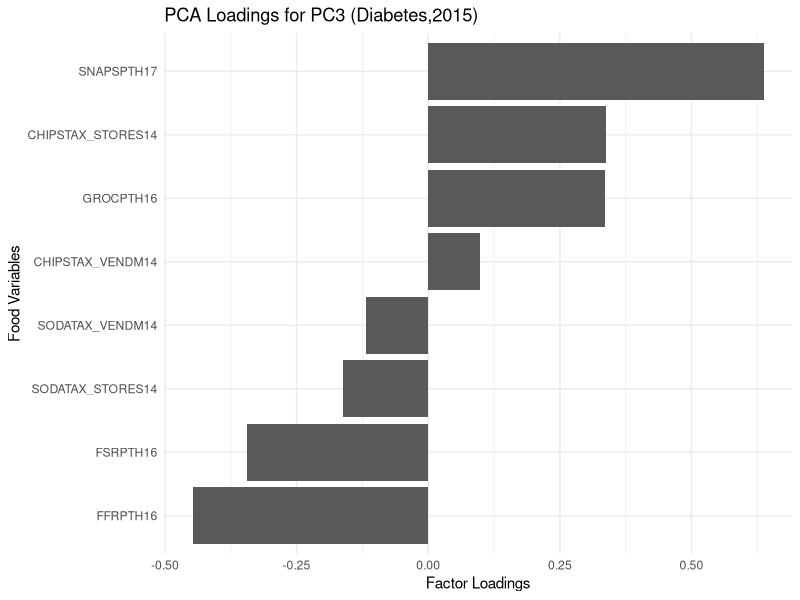
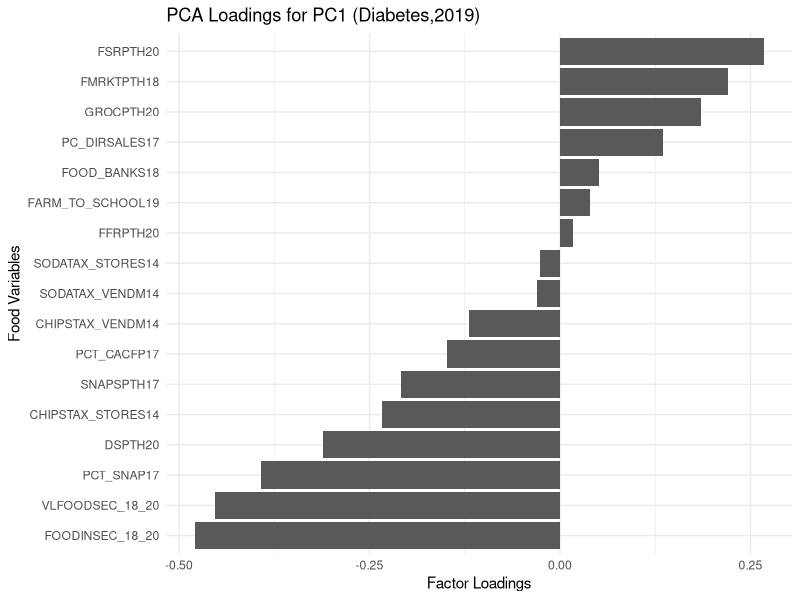
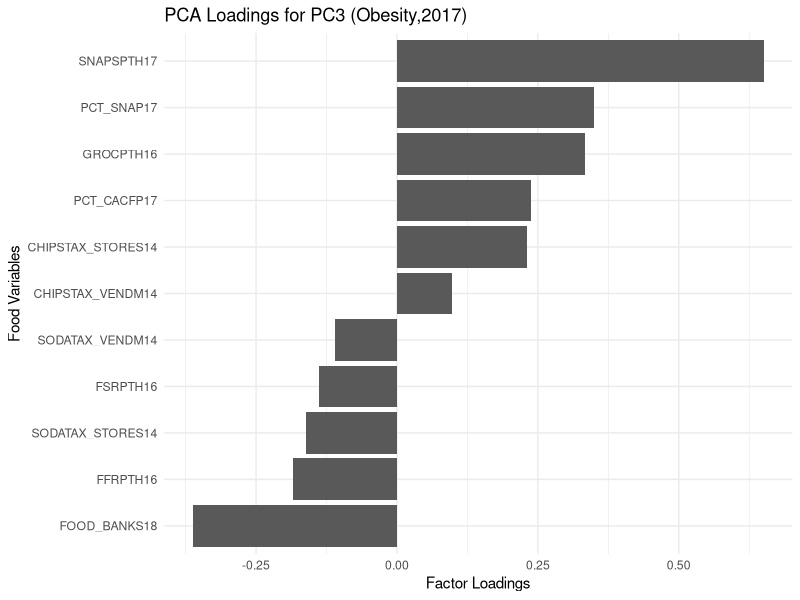
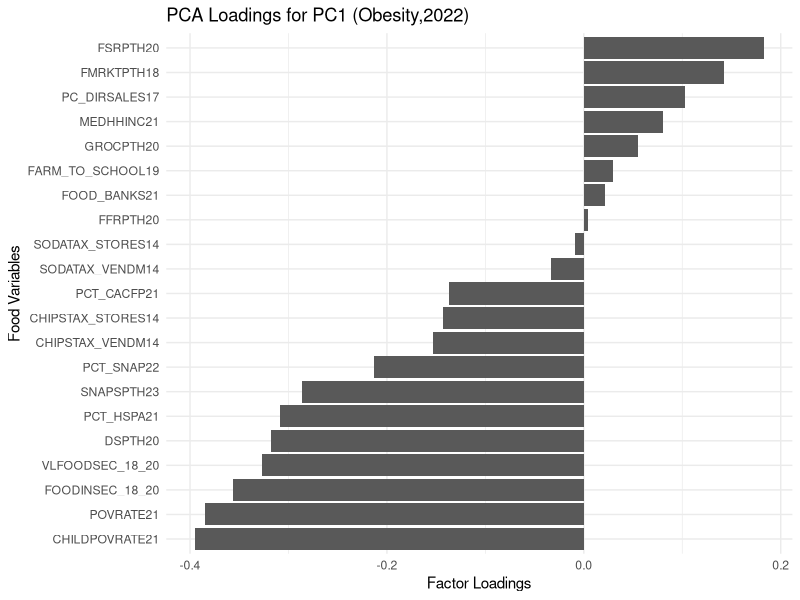

These charts were generated, in order, by the following R code:
library(dplyr)
library(ggplot2)
library(car)
library(knitr)
library(tidyverse)
library(broom)
library(reshape2)
library(pheatmap)
library(readr)
library(psych)
install.packages('psych')
food_data = read.csv('food_data.csv')

### Data cleaning ###
# transform value which is -9999 and -8888 into NA
food_data[food_data == -9999 | food_data == -8888 ] <- NA


### Multi-linear Regression ###
# standardization
var_scale = c('RECFACPTH20','FFRPTH16','FFRPTH20','FSRPTH16','FSRPTH20','PCT_CACFP17','PCT_CACFP21','GROCPTH16','GROCPTH20',
              'SUPERCPTH16','SUPERCPTH20','SPECSPTH16','SPECSPTH20','DSPTH20','SNAPSPTH17','SNAPSPTH23','FMRKTPTH18')
for (i in var_scale){
  food_data[i] <- scale(food_data[i])
} 
food_data$MEDHHINC21 = log(food_data$MEDHHINC21)  # log

## Diabetes2015 ##
#FOODSTORES15
dia_15_foodstores <- lm(PCT_DIABETES_ADULTS15 ~ GROCPTH16 + SUPERCPTH16 + SPECSPTH16 + SNAPSPTH17, data = food_data, na.action = na.omit )
summary(dia_15_foodstores)
vif(dia_15_foodstores)
tidy_dia_15_foodstores <- tidy(dia_15_foodstores) |>
  rename(
    Variable = term,
    Estimate = estimate,
    'Std. Error' = std.error,
    't value' = statistic,
    'Pr(>|t|)' = p.value)
tidy_dia_15_foodstores

#RESTAURANTS15
dia_15_restaurant <- lm(PCT_DIABETES_ADULTS15 ~ FFRPTH16 + FSRPTH16, data = food_data, na.action = na.omit )
summary(dia_15_restaurant)
vif(dia_15_restaurant)
tidy_dia_15_restaurant <- tidy(dia_15_restaurant) |>
  rename(
    Variable = term,
    Estimate = estimate,
    'Std. Error' = std.error,
    't value' = statistic,
    'Pr(>|t|)' = p.value) 
tidy_dia_15_restaurant

#TAXES15
dia_15_taxes <- lm(PCT_DIABETES_ADULTS15 ~ SODATAX_STORES14 + SODATAX_VENDM14 + CHIPSTAX_STORES14 + CHIPSTAX_VENDM14, data = food_data, na.action = na.omit )
summary(dia_15_taxes)
tidy_dia_15_taxes <- tidy(dia_15_taxes) |>
  rename(
    Variable = term,
    Estimate = estimate,
    'Std. Error' = std.error,
    't value' = statistic,
    'Pr(>|t|)' = p.value) 
tidy_dia_15_taxes

#All 2015
dia_15 <- lm( PCT_DIABETES_ADULTS15 ~ GROCPTH16 + SUPERCPTH16 + SPECSPTH16 + SNAPSPTH17 + FFRPTH16 + FSRPTH16, data = food_data, na.action = na.omit )
summary(dia_15)
vif(dia_15)
tidy_dia_15 <- tidy(dia_15) |>
  rename(
    Variable = term,
    Estimate = estimate,
    'Std. Error' = std.error,
    't value' = statistic,
    'Pr(>|t|)' = p.value) 
tidy_dia_15

## Diabetes2019 ##
#FOODSTORES19
dia_19_foodstores <- lm(PCT_DIABETES_ADULTS19 ~ GROCPTH20 + SUPERCPTH20 + SPECSPTH20 + SNAPSPTH17 + DSPTH20, data = food_data, na.action = na.omit )
summary(dia_19_foodstores)
vif(dia_19_foodstores)
tidy_dia_19_foodstores <- tidy(dia_19_foodstores) |>
  rename(
    Variable = term,
    Estimate = estimate,
    'Std. Error' = std.error,
    't value' = statistic,
    'Pr(>|t|)' = p.value) 
tidy_dia_19_foodstores

#RESTAURANTS19
dia_19_restaurant <- lm(PCT_DIABETES_ADULTS19 ~ FFRPTH20 + FSRPTH20, data = food_data, na.action = na.omit )
summary(dia_19_restaurant)
vif(dia_19_restaurant)
tidy_dia_19_restaurant <- tidy(dia_19_restaurant) |>
  rename(
    Variable = term,
    Estimate = estimate,
    'Std. Error' = std.error,
    't value' = statistic,
    'Pr(>|t|)' = p.value) 
tidy_dia_19_restaurant

#ASSISTANCE19
dia_19_assistance <- lm(PCT_DIABETES_ADULTS19 ~ PCT_SNAP17 + PCT_CACFP17 + FOOD_BANKS18, data = food_data, na.action = na.omit )
summary(dia_19_assistance)
vif(dia_19_assistance)
tidy_dia_19_assistance <- tidy(dia_19_assistance) |>
  rename(
    Variable = term,
    Estimate = estimate,
    'Std. Error' = std.error,
    't value' = statistic,
    'Pr(>|t|)' = p.value) 
tidy_dia_19_assistance

#INSECURITY19
dia_19_insecurity <- lm(PCT_DIABETES_ADULTS19 ~ FOODINSEC_18_20 + VLFOODSEC_18_20, data = food_data, na.action = na.omit )
summary(dia_19_insecurity)
vif(dia_19_insecurity)
tidy_dia_19_insecurity <- tidy(dia_19_insecurity) |>
  rename(
    Variable = term,
    Estimate = estimate,
    'Std. Error' = std.error,
    't value' = statistic,
    'Pr(>|t|)' = p.value) 
tidy_dia_19_insecurity

#TAXES19
dia_19_taxes <- lm(PCT_DIABETES_ADULTS19 ~ SODATAX_STORES14 + SODATAX_VENDM14 + CHIPSTAX_STORES14 + CHIPSTAX_VENDM14, data = food_data, na.action = na.omit )
summary(dia_19_taxes)
vif(dia_19_taxes)
tidy_dia_19_taxes <- tidy(dia_19_taxes) |>
  rename(
    Variable = term,
    Estimate = estimate,
    'Std. Error' = std.error,
    't value' = statistic,
    'Pr(>|t|)' = p.value) 
tidy_dia_19_taxes

#LOCAL19
dia_19_local <- lm(PCT_DIABETES_ADULTS19 ~ PC_DIRSALES17 + FMRKTPTH18 + FARM_TO_SCHOOL19, data = food_data, na.action = na.omit )
summary(dia_19_local)
vif(dia_19_local)
tidy_dia_19_local <- tidy(dia_19_local) |>
  rename(
    Variable = term,
    Estimate = estimate,
    'Std. Error' = std.error,
    't value' = statistic,
    'Pr(>|t|)' = p.value) 
tidy_dia_19_local

#HEALTH19
dia_19_health <- lm(PCT_DIABETES_ADULTS19 ~ RECFACPTH20, data = food_data, na.action = na.omit )
summary(dia_19_health)
tidy_dia_19_health <- tidy(dia_19_health) |>
  rename(
    Variable = term,
    Estimate = estimate,
    'Std. Error' = std.error,
    't value' = statistic,
    'Pr(>|t|)' = p.value) 
tidy_dia_19_health

#All 2019
dia_19 <- lm(PCT_DIABETES_ADULTS19 ~ GROCPTH20 + SUPERCPTH20 + 
    SPECSPTH20 + SNAPSPTH17 + DSPTH20 + FFRPTH20 + FSRPTH20 +
    PCT_SNAP17 + PCT_CACFP17 + FOOD_BANKS18 + PC_DIRSALES17 + 
    FMRKTPTH18 + FARM_TO_SCHOOL19 + RECFACPTH20,
    data = food_data, na.action = na.omit )
summary(dia_19)
vif(dia_19 )
tidy_dia_19 <- tidy(dia_19) |>
  rename(
    Variable = term,
    Estimate = estimate,
    'Std. Error' = std.error,
    't value' = statistic,
    'Pr(>|t|)' = p.value
  ) 
tidy_dia_19


## Obesity 2017 ##
#FOODSTORES17
obese_17_foodstores = lm(PCT_OBESE_ADULTS17 ~ GROCPTH16 + SUPERCPTH16 + SPECSPTH16 + SNAPSPTH17  , data = food_data, na.action = na.omit)
summary(obese_17_foodstores)
vif(obese_17_foodstores)  # check multicollinearity
tidy_obese_17_foodstores <- tidy(obese_17_foodstores) |>
  rename(
    Variable = term,
    Estimate = estimate,
    'Std. Error' = std.error,
    't value' = statistic,
    'Pr(>|t|)' = p.value) 
tidy_obese_17_foodstores

#RESTAURANTS17
obese_17_restaurant = lm(PCT_OBESE_ADULTS17~ FFRPTH16 + FSRPTH16, data = food_data, na.action = na.omit)
summary(obese_17_restaurant)
vif(obese_17_restaurant)  # check multicollinearity
tidy_obese_17_restaurant <- tidy(obese_17_restaurant) |>
  rename(
    Variable = term,
    Estimate = estimate,
    'Std. Error' = std.error,
    't value' = statistic,
    'Pr(>|t|)' = p.value)
tidy_obese_17_restaurant

#ASSISTANCE 2017
obese_17_assistance = lm(PCT_OBESE_ADULTS17 ~ PCT_CACFP17 + PCT_SNAP17 + FOOD_BANKS18, data = food_data, na.action = na.omit)
summary(obese_17_assistance)
vif(obese_17_assistance)  # check multicollinearity
tidy_obese_17_assistance <- tidy(obese_17_assistance) |>
  rename(
    Variable = term,
    Estimate = estimate,
    'Std. Error' = std.error,
    't value' = statistic,
    'Pr(>|t|)' = p.value)
tidy_obese_17_assistance

#TAXES17
obese_17_taxes = lm(PCT_OBESE_ADULTS17 ~ SODATAX_STORES14 + SODATAX_VENDM14 + CHIPSTAX_STORES14 + CHIPSTAX_VENDM14, data = food_data, na.action = na.omit)
summary(obese_17_taxes)
vif(obese_17_taxes)  # check multicollinearity
tidy_obese_17_taxes <- tidy(obese_17_taxes) |>
  rename(
    Variable = term,
    Estimate = estimate,
    'Std. Error' = std.error,
    't value' = statistic,
    'Pr(>|t|)' = p.value)
tidy_obese_17_taxes

## All 2017
obese_17 = lm(PCT_OBESE_ADULTS17 ~ GROCPTH16 + SUPERCPTH16 + SPECSPTH16 + SNAPSPTH17 + PCT_CACFP17 + FOOD_BANKS18 ,data = food_data, na.action = na.omit)
summary(obese_17)
vif(obese_17) # check multicollinearity
tidy_obese_17 <- tidy(obese_17) |>
  rename(
    Variable = term,
    Estimate = estimate,
    'Std. Error' = std.error,
    't value' = statistic,
    'Pr(>|t|)' = p.value)
tidy_obese_17

## Obesity 2022 ##
#FOODSTORES22
obese_22_foodstores = lm(PCT_OBESE_ADULTS22 ~ GROCPTH20 + SUPERCPTH20 + SPECSPTH20 + SNAPSPTH23 + DSPTH20  , data = food_data, na.action = na.omit)
summary(obese_22_foodstores)
vif(obese_22_foodstores) # check multicollinearity
tidy_obese_22_foodstores <- tidy(
  obese_22_foodstores,
  conf.int = TRUE,
  conf.level = 0.95) |>
  rename(
    Variable = term,
    Estimate = estimate,
    'Std. Error' = std.error,
    't value' = statistic,
    'Pr(>|t|)' = p.value,
    'Conf.Low' = conf.low,
    'Conf.High' = conf.high)
tidy_obese_22_foodstores 

#RESTAURANTS22
obese_22_restaurant = lm(PCT_OBESE_ADULTS22 ~ FFRPTH20 + FSRPTH20, data = food_data, na.action = na.omit)
summary(obese_22_restaurant)
vif(obese_22_restaurant)  # check multicollinearity
tidy_obese_22_restaurant <- tidy(obese_22_restaurant) |>
  rename(
    Variable = term,
    Estimate = estimate,
    'Std. Error' = std.error,
    't value' = statistic,
    'Pr(>|t|)' = p.value)
tidy_obese_22_restaurant

#ASSISTANCE 2022
obese_22_assistance = lm(PCT_OBESE_ADULTS22 ~ PCT_CACFP21 + PCT_SNAP22 + FOOD_BANKS21, data = food_data, na.action = na.omit)
summary(obese_22_assistance)
vif(obese_22_assistance)  # check multicollinearity
tidy_obese_22_assistance <- tidy(obese_22_assistance) |>
  rename(
    Variable = term,
    Estimate = estimate,
    'Std. Error' = std.error,
    't value' = statistic,
    'Pr(>|t|)' = p.value)
tidy_obese_22_assistance

#INSECURITY22
obese_22_insecurity = lm(PCT_OBESE_ADULTS22 ~ FOODINSEC_18_20 + VLFOODSEC_18_20, data = food_data, na.action = na.omit)
summary(obese_22_insecurity)
vif(obese_22_insecurity)  # check multicollinearity
tidy_obese_22_insecurity<- tidy(obese_22_insecurity) |>
  rename(
    Variable = term,
    Estimate = estimate,
    'Std. Error' = std.error,
    't value' = statistic,
    'Pr(>|t|)' = p.value)
tidy_obese_22_insecurity

#TAXES22
obese_22_taxes = lm(PCT_OBESE_ADULTS22 ~ SODATAX_STORES14 + SODATAX_VENDM14 + CHIPSTAX_STORES14 + CHIPSTAX_VENDM14, data = food_data, na.action = na.omit)
summary(obese_22_taxes)
vif(obese_22_taxes)  # check multicollinearity
tidy_obese_22_taxes <- tidy(obese_22_taxes) |>
  rename(
    Variable = term,
    Estimate = estimate,
    'Std. Error' = std.error,
    't value' = statistic,
    'Pr(>|t|)' = p.value)
tidy_obese_22_taxes

#LOCAL22
obese_22_local = lm(PCT_OBESE_ADULTS22 ~ PC_DIRSALES17 + FMRKTPTH18 + FARM_TO_SCHOOL19, data = food_data, na.action = na.omit)
summary(obese_22_local)
vif(obese_22_local )  # check multicollinearity
tidy_obese_22_local <- tidy(obese_22_local) |>
  rename(
    Variable = term,
    Estimate = estimate,
    'Std. Error' = std.error,
    't value' = statistic,
    'Pr(>|t|)' = p.value)
tidy_obese_22_local

#HEALTH22
obese_22_health = lm(PCT_OBESE_ADULTS22 ~ PCT_HSPA21 + RECFACPTH20, data = food_data, na.action = na.omit)
summary(obese_22_health)
vif(obese_22_health)  # check multicollinearity
tidy_obese_22_health <- tidy(obese_22_health) |>
  rename(
    Variable = term,
    Estimate = estimate,
    'Std. Error' = std.error,
    't value' = statistic,
    'Pr(>|t|)' = p.value)
tidy_obese_22_health

#SOCIOECONOMIC22
obese_22_socioeconomic = lm(PCT_OBESE_ADULTS22 ~ MEDHHINC21 + POVRATE21, data = food_data, na.action = na.omit)
summary(obese_22_socioeconomic)
vif(obese_22_socioeconomic) # check multicollinearity
tidy_obese_22_socioeconomic <- tidy(obese_22_socioeconomic) |>
  rename(
    Variable = term,
    Estimate = estimate,
    'Std. Error' = std.error,
    't value' = statistic,
    'Pr(>|t|)' = p.value)
tidy_obese_22_socioeconomic

#All 2022
obese_22 = lm(PCT_OBESE_ADULTS22 ~ GROCPTH20 + SUPERCPTH20 + SPECSPTH20 + SNAPSPTH23 + DSPTH20 + FFRPTH20 + FSRPTH20 + 
                VLFOODSEC_18_20 + SODATAX_STORES14 + CHIPSTAX_STORES14 + CHIPSTAX_VENDM14 + MEDHHINC21 + POVRATE21,
              data = food_data, na.action = na.omit)
summary(obese_22)
vif(obese_22) # check multicollinearity
tidy_obese_22 <- tidy(obese_22) |>
  rename(
    Variable = term,
    Estimate = estimate,
    'Std. Error' = std.error,
    't value' = statistic,
    'Pr(>|t|)' = p.value)
tidy_obese_22


### PCA ###
# all standardization
num_cols <- sapply(food_data, is.numeric)
food_data[num_cols] <- scale(food_data[num_cols])

## Diabetes 2015 ##
#PCA
pca_variable2015 <- c(
  "GROCPTH16", "SNAPSPTH17","FFRPTH16", "FSRPTH16", "SODATAX_STORES14", 
  "SODATAX_VENDM14", "CHIPSTAX_STORES14", "CHIPSTAX_VENDM14")
pca_data2015 <- food_data |>
  select(PCT_DIABETES_ADULTS15, all_of(pca_variable2015)) |>
  drop_na()
pca_result2015 <- prcomp(
  pca_data2015 |> select(all_of(pca_variable2015)), center = TRUE, scale. = TRUE)
summary(pca_result2015)

#PCA Regression 
pca_scores2015 <- as.data.frame(pca_result2015$x[, 1:4])
colnames(pca_scores2015) <- paste0("PC", 1:4)
reg15_df <- cbind(
  pca_data2015 |> select(PCT_DIABETES_ADULTS15),
  pca_scores2015
)
pcr_2015 <- lm(PCT_DIABETES_ADULTS15 ~ ., data = reg15_df)
summary(pcr_2015 )
tidy_pcr_2015  <- tidy(pcr_2015 ) |>
  rename(
    Variable = term,
    Estimate = estimate,
    'Std. Error' = std.error,
    't value' = statistic,
    'Pr(>|t|)' = p.value
  ) 
tidy_pcr_2015
sort((pca_result2015$rotation[, "PC3"]), decreasing = TRUE)

#Visualization PC3 in 2015
pca_result2015_rotation <- data.frame(
  Variable = rownames(pca_result2015$rotation),
  Loading = pca_result2015$rotation[, "PC3"]) |>
  arrange(desc(Loading))

ggplot(pca_result2015_rotation, aes(x = reorder(Variable,Loading),
                                    y = Loading)) + 
  geom_bar(stat = 'identity') + 
  coord_flip() +
  theme_minimal() +
  labs(x = 'Food Variables',
       y = 'Factor Loadings',
       title = 'PCA Loadings for PC3 (Diabetes,2015)')


## Diabetes 2019 ##
#PCA
pca_variable2019 <- c("GROCPTH20", "SNAPSPTH17", "DSPTH20", "FFRPTH20", "FSRPTH20",
  "PCT_SNAP17", "PCT_CACFP17", "FOOD_BANKS18", "FOODINSEC_18_20", "VLFOODSEC_18_20",
  "SODATAX_STORES14", "SODATAX_VENDM14", "CHIPSTAX_STORES14", "CHIPSTAX_VENDM14",
  "PC_DIRSALES17", "FMRKTPTH18", "FARM_TO_SCHOOL19")
pca_data2019 <- food_data |>
  select(PCT_DIABETES_ADULTS19, all_of(pca_variable2019)) |>
  drop_na()
pca_result2019 <- prcomp(
  pca_data2019 |> select(all_of(pca_variable2019)), center = TRUE, scale. = TRUE)
summary(pca_result2019)

#PCA Regression 
pca_scores2019 <- as.data.frame(pca_result2019$x[, 1:8])
colnames(pca_scores2019) <- paste0("PC", 1:8)
reg19_df <- cbind(
  pca_data2019 |> select(PCT_DIABETES_ADULTS19),
  pca_scores2019
)
pcr_2019 <- lm(PCT_DIABETES_ADULTS19 ~ ., data = reg19_df)
summary(pcr_2019 )
tidy_pcr_2019  <- tidy(pcr_2019 ) |>
  rename(
    Variable = term,
    Estimate = estimate,
    'Std. Error' = std.error,
    't value' = statistic,
    'Pr(>|t|)' = p.value
  ) 
tidy_pcr_2019
sort((pca_result2019$rotation[, "PC1"]), decreasing = TRUE)

#Visualization PC1 in 2019
pca_result2019_rotation <- data.frame(
  Variable = rownames(pca_result2019$rotation),
  Loading = pca_result2019$rotation[, "PC1"]) |>
  arrange(desc(Loading))

ggplot(pca_result2019_rotation, aes(x = reorder(Variable,Loading),
                                    y = Loading)) + 
  geom_bar(stat = 'identity') + 
  coord_flip() +
  theme_minimal() +
  labs(x = 'Food Variables',
       y = 'Factor Loadings',
       title = 'PCA Loadings for PC1 (Diabetes,2019)')


## Obesity 2017 ##
#PCA
pca_variable2017 <- c(
  'GROCPTH16','SNAPSPTH17','FFRPTH16','FSRPTH16','PCT_SNAP17','PCT_CACFP17','FOOD_BANKS18',
  'SODATAX_STORES14','SODATAX_VENDM14','CHIPSTAX_STORES14','CHIPSTAX_VENDM14')
pca_data2017 <- food_data |>
  select(PCT_OBESE_ADULTS17, all_of(pca_variable2017)) |>
  drop_na()
pca_result2017 <- prcomp(
  pca_data2017 |> select(all_of(pca_variable2017)), center = TRUE, scale. = TRUE)
summary(pca_result2017)

#PCA Regression 
pca_scores2017 <- as.data.frame(pca_result2017$x[, 1:6])
colnames(pca_scores2017) <- paste0("PC", 1:6)
reg17_df <- cbind(
  pca_data2017 |> select(PCT_OBESE_ADULTS17),
  pca_scores2017
)
pcr_2017 <- lm(PCT_OBESE_ADULTS17 ~ ., data = reg17_df)
summary(pcr_2017 )
tidy_pcr_2017  <- tidy(pcr_2017 ) |>
  rename(
    Variable = term,
    Estimate = estimate,
    'Std. Error' = std.error,
    't value' = statistic,
    'Pr(>|t|)' = p.value
  ) 
tidy_pcr_2017
sort((pca_result2017$rotation[, "PC3"]), decreasing = TRUE)

#Visualization PC3 in 2017
pca_result2017_rotation <- data.frame(
  Variable = rownames(pca_result2017$rotation),
  Loading = pca_result2017$rotation[, "PC3"]) |>
  arrange(desc(Loading))

ggplot(pca_result2017_rotation, aes(x = reorder(Variable,Loading),
                                    y = Loading)) + 
  geom_bar(stat = 'identity') + 
  coord_flip() +
  theme_minimal() +
  labs(x = 'Food Variables',
       y = 'Factor Loadings',
       title = 'PCA Loadings for PC3 (Obesity,2017)')

## Obesity 2022 ##
#PCA
pca_variable2022 <- c('GROCPTH20','SNAPSPTH23','DSPTH20','FFRPTH20','FSRPTH20','FOODINSEC_18_20','VLFOODSEC_18_20',
                      'SODATAX_STORES14','SODATAX_VENDM14','CHIPSTAX_STORES14','CHIPSTAX_VENDM14','MEDHHINC21','POVRATE21',
                      'PCT_CACFP21','PCT_SNAP22','FOOD_BANKS21','PC_DIRSALES17','FMRKTPTH18','FARM_TO_SCHOOL19','PCT_HSPA21',
                      'CHILDPOVRATE21')
pca_data2022 <- food_data |>
  select(PCT_OBESE_ADULTS22, all_of(pca_variable2022)) |>
  drop_na()
pca_result2022 <- prcomp(
  pca_data2022 |> select(all_of(pca_variable2022)), center = TRUE, scale. = TRUE)
summary(pca_result2022)

#PCA Regression 
pca_scores2022 <- as.data.frame(pca_result2022$x[, 1:10])
colnames(pca_scores2022) <- paste0("PC", 1:10)
reg22_df <- cbind(
  pca_data2022 |> select(PCT_OBESE_ADULTS22),
  pca_scores2022
)
pcr_2022 <- lm(PCT_OBESE_ADULTS22 ~ ., data = reg22_df)
summary(pcr_2022 )
tidy_pcr_2022  <- tidy(pcr_2022 ) |>
  rename(
    Variable = term,
    Estimate = estimate,
    'Std. Error' = std.error,
    't value' = statistic,
    'Pr(>|t|)' = p.value
  ) 
tidy_pcr_2022
sort((pca_result2022$rotation[, "PC1"]), decreasing = TRUE)

#Visualization PC1 in 2022
pca_result2022_rotation <- data.frame(
  Variable = rownames(pca_result2022$rotation),
  Loading = pca_result2022$rotation[, "PC1"]) |>
  arrange(desc(Loading))

ggplot(pca_result2022_rotation, aes(x = reorder(Variable,Loading),
                                    y = Loading)) + 
  geom_bar(stat = 'identity') + 
  coord_flip() +
  theme_minimal() +
  labs(x = 'Food Variables',
       y = 'Factor Loadings',
       title = 'PCA Loadings for PC1 (Obesity,2022)')

